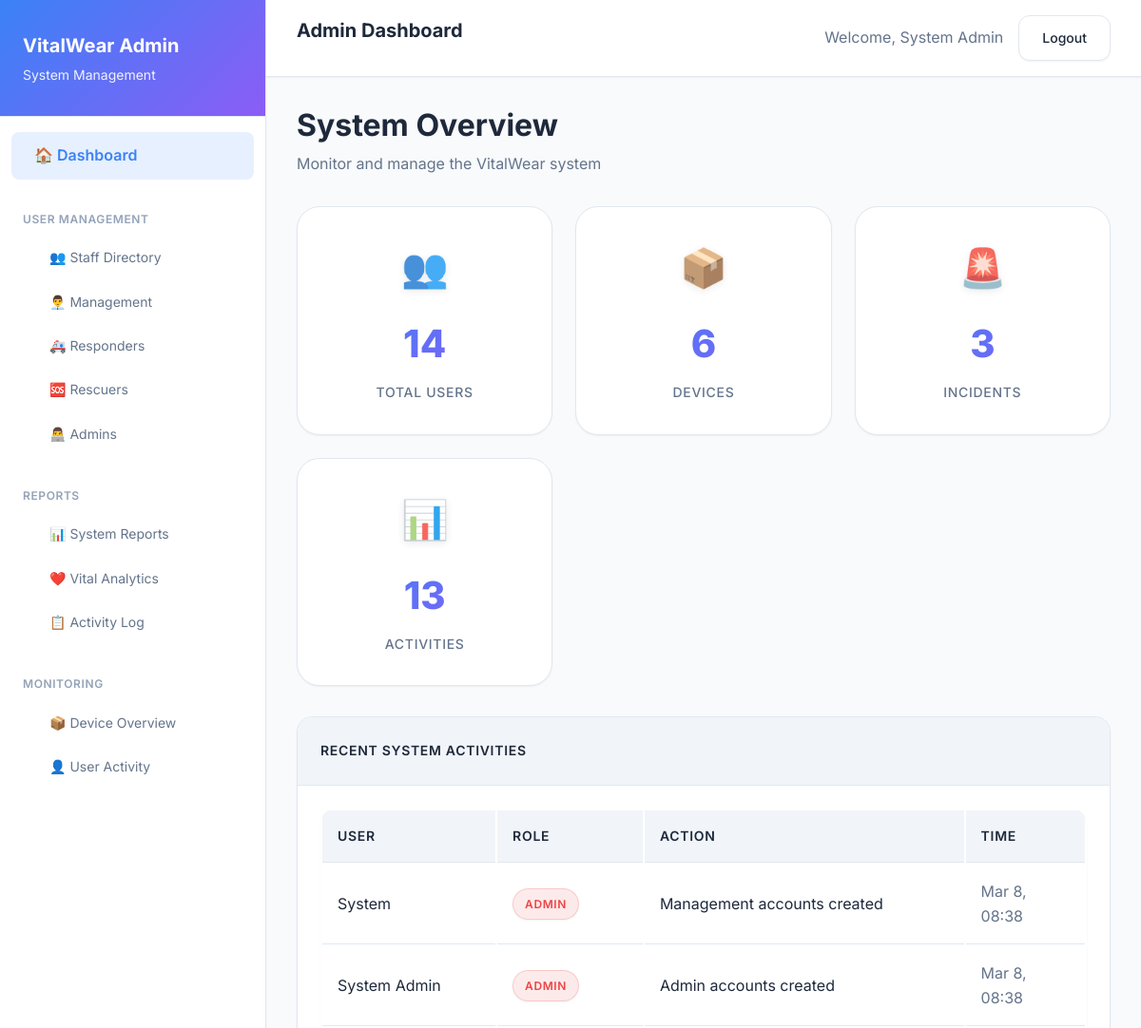
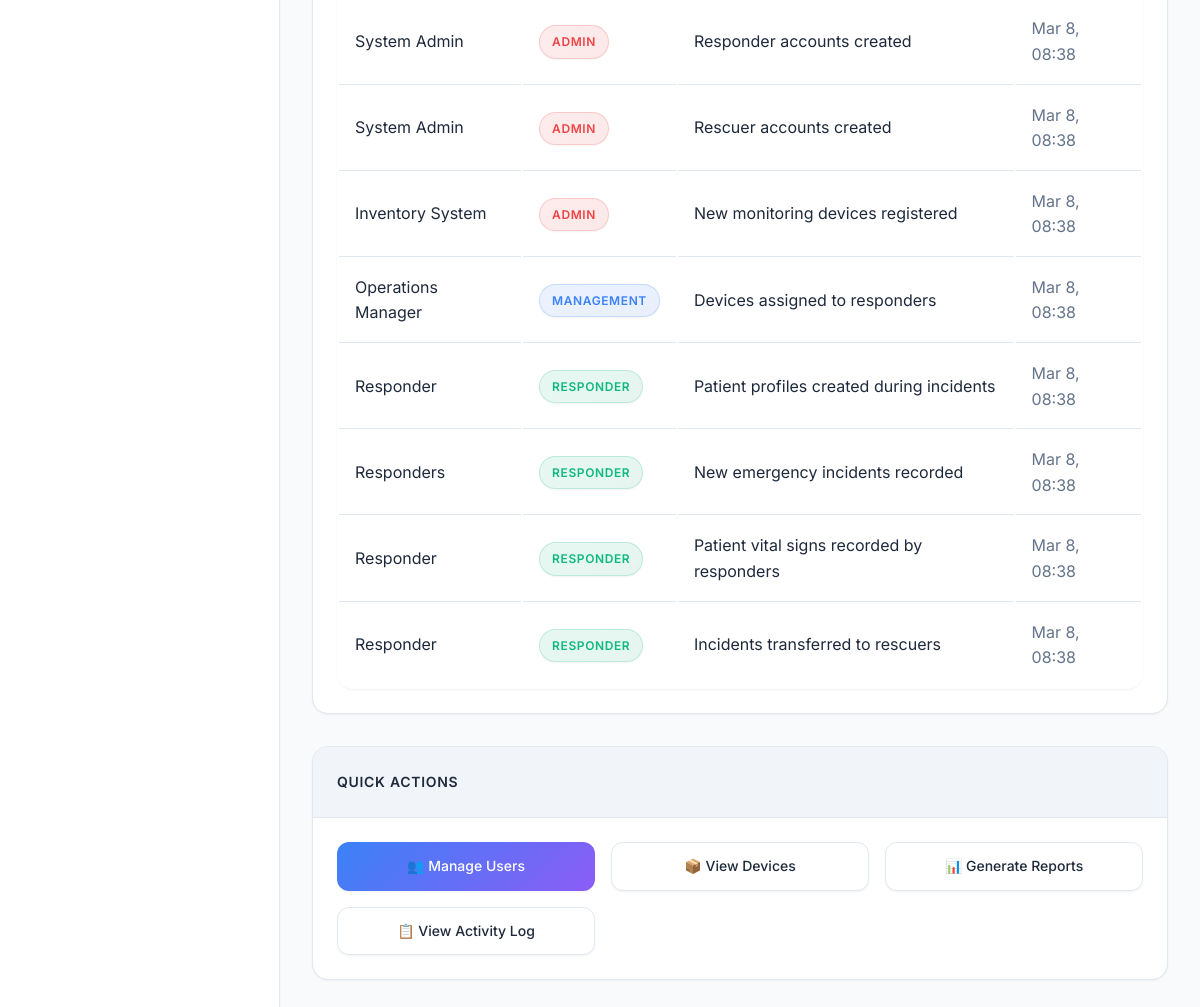
The app's page /roles/admin/dashboard.php (signed in) with its own data (2 pictures, top to bottom).
### tables this page shows
CREATE TABLE IF NOT EXISTS activity_log (
    activity_id INT PRIMARY KEY AUTO_INCREMENT,
    user_name VARCHAR(100) DEFAULT NULL,
    user_role ENUM('admin','responder','rescuer','management') DEFAULT NULL,
    action_type VARCHAR(100) DEFAULT NULL,
    module VARCHAR(50) DEFAULT NULL,
    description TEXT DEFAULT NULL,
    created_at TIMESTAMP NOT NULL DEFAULT CURRENT_TIMESTAMP
);

### roles/admin/dashboard.php (the view, shortened to what this page needs)
<?php
$conn = getDBConnection();
$total_users = 0;
$total_devices = 0;
$total_incidents = 0;
$total_activities = 0;
$result = $conn->query("SELECT COUNT(*) as count FROM admin");
if ($result) $total_users += $result->fetch_assoc()['count'];
$result = $conn->query("SELECT COUNT(*) as count FROM management");
if ($result) $total_users += $result->fetch_assoc()['count'];
$result = $conn->query("SELECT COUNT(*) as count FROM responder");
if ($result) $total_users += $result->fetch_assoc()['count'];
$result = $conn->query("SELECT COUNT(*) as count FROM rescuer");
if ($result) $total_users += $result->fetch_assoc()['count'];
$result = $conn->query("SELECT COUNT(*) as count FROM device");
if ($result) $total_devices = $result->fetch_assoc()['count'];
$result = $conn->query("SELECT COUNT(*) as count FROM incident");
if ($result) $total_incidents = $result->fetch_assoc()['count'];
$result = $conn->query("SELECT COUNT(*) as count FROM activity_log");
if ($result) $total_activities = $result->fetch_assoc()['count'];
$recent_activities = [];
$result = $conn->query("SELECT * FROM activity_log ORDER BY created_at DESC LIMIT 10");
if ($result) {
    while ($row = $result->fetch_assoc()) {
        $recent_activities[] = $row;
    }
}
?>
<!DOCTYPE html>
<html lang="en">
<head>
    <link rel="stylesheet" href="../../assets/css/admin.css">
</head>
<body>
    <div class="admin-layout">
        <aside class="admin-sidebar">
            <div class="sidebar-header">
                <div class="sidebar-title">VitalWear Admin</div>
                <div class="sidebar-subtitle">System Management</div>
            </div>
            <nav class="nav-menu">
                <div class="nav-group">
                    <a href="dashboard.php" class="nav-item active">
                        🏠 Dashboard
                    </a>
                </div>
                <div class="nav-group">
                    <div class="nav-group-title">User Management</div>
                    <div class="nav-group-items">
                        <a href="users.php" class="nav-item">
                            👥 Staff Directory
                        </a>
                        <a href="users/view_management.php" class="nav-item">
                            👨‍💼 Management
                        </a>
                        <a href="users/view_responders.php" class="nav-item">
                            🚑 Responders
                        </a>
                        <a href="users/view_rescuers.php" class="nav-item">
                            🆘 Rescuers
                        </a>
                        <a href="users/view_admins.php" class="nav-item">
                            👨‍💻 Admins
                        </a>
                    </div>
                </div>
                <div class="nav-group">
                    <div class="nav-group-title">Reports</div>
                    <div class="nav-group-items">
                        <a href="system_reports.php" class="nav-item">
                            📊 System Reports
                        </a>
                        <a href="vitals_analytics.php" class="nav-item">
                            ❤️ Vital Analytics
                        </a>
                        <a href="audit_log.php" class="nav-item">
                            📋 Activity Log
                        </a>
                    </div>
                </div>
                <div class="nav-group">
                    <div class="nav-group-title">Monitoring</div>
                    <div class="nav-group-items">
                        <a href="device_incidents.php" class="nav-item">
                            📦 Device Overview
                        </a>
                        <a href="vitals.php" class="nav-item">
                            👤 User Activity
                        </a>
                    </div>
                </div>
            </nav>
        </aside>
        <main class="admin-main">
            <header class="navbar">
                <div>
                    <h1 class="navbar-brand">Admin Dashboard</h1>
                </div>
                <div class="navbar-actions">
                    <span class="text-muted">Welcome, <?php echo htmlspecialchars($_SESSION['user_name']); ?></span>
                    <a href="/VitalWear-1/api/auth/logout.php" class="btn btn-secondary">Logout</a>
                </div>
            </header>
            <div class="content">
                <div class="content-header">
                    <h1 class="content-title">System Overview</h1>
                    <p class="content-subtitle">Monitor and manage the VitalWear system</p>
                </div>
                <div class="metrics-grid">
                    <div class="metric-card">
                        <div class="metric-icon">👥</div>
                        <div class="metric-value"><?php echo number_format($total_users); ?></div>
                        <div class="metric-label">Total Users</div>
                    </div>
                    <div class="metric-card">
                        <div class="metric-icon">📦</div>
                        <div class="metric-value"><?php echo number_format($total_devices); ?></div>
                        <div class="metric-label">Devices</div>
                    </div>
                    <div class="metric-card">
                        <div class="metric-icon">🚨</div>
                        <div class="metric-value"><?php echo number_format($total_incidents); ?></div>
                        <div class="metric-label">Incidents</div>
                    </div>
                    <div class="metric-card">
                        <div class="metric-icon">📊</div>
                        <div class="metric-value"><?php echo number_format($total_activities); ?></div>
                        <div class="metric-label">Activities</div>
                    </div>
                </div>
                <div class="card">
                    <div class="card-header">
                        Recent System Activities
                    </div>
                    <div class="card-body">
                        <?php if (!empty($recent_activities)): ?>
                            <div class="table">
                                <table>
                                    <thead>
                                        <tr>
                                            <th>User</th>
                                            <th>Role</th>
                                            <th>Action</th>
                                            <th>Time</th>
                                        </tr>
                                    </thead>
                                    <tbody>
                                        <?php foreach ($recent_activities as $activity): ?>
                                        <tr>
                                            <td><?php echo htmlspecialchars($activity['user_name'] ?? 'System'); ?></td>
                                            <td>
                                                <span class="badge badge-<?php echo $activity['user_role']; ?>">
                                                    <?php echo htmlspecialchars(ucfirst($activity['user_role'])); ?>
                                                </span>
                                            </td>
                                            <td><?php echo htmlspecialchars($activity['description']); ?></td>
                                            <td>
                                                <span class="text-muted">
                                                    <?php echo date('M j, H:i', strtotime($activity['created_at'])); ?>
                                                </span>
                                            </td>
                                        </tr>
                                        <?php endforeach; ?>
                                    </tbody>
                                </table>
                            </div>
                        <?php else: ?>
                            <div class="text-center text-muted">
                                <p>No recent activities found.</p>
                            </div>
                        <?php endif; ?>
                    </div>
                </div>
                <div class="card" style="margin-top: 2rem;">
                    <div class="card-header">
                        Quick Actions
                    </div>
                    <div class="card-body">
                        <div style="display: grid; grid-template-columns: repeat(auto-fit, minmax(200px, 1fr)); gap: 1rem;">
                            <a href="users.php" class="btn btn-primary">
                                👥 Manage Users
                            </a>
                            <a href="device_incidents.php" class="btn btn-secondary">
                                📦 View Devices
                            </a>
                            <a href="system_reports.php" class="btn btn-secondary">
                                📊 Generate Reports
                            </a>
                            <a href="audit_log.php" class="btn btn-secondary">
                                📋 View Activity Log
                            </a>
                        </div>
                    </div>
                </div>
            </div>
        </main>
    </div>
</body>
</html>

### records on screen
activity_log: user_name "System", user_role "ADMIN", description "Management accounts created", created_at "Mar 8, 08:38"
activity_log: user_name "System Admin", user_role "ADMIN", description "Admin accounts created", created_at "Mar 8, 08:38"
activity_log: user_name "System Admin", user_role "ADMIN", description "Responder accounts created", created_at "Mar 8, 08:38"
activity_log: user_name "System Admin", user_role "ADMIN", description "Rescuer accounts created", created_at "Mar 8, 08:38"
activity_log: user_name "Inventory System", user_role "ADMIN", description "New monitoring devices registered", created_at "Mar 8, 08:38"
activity_log: user_name "Operations Manager", user_role "MANAGEMENT", description "Devices assigned to responders", created_at "Mar 8, 08:38"
activity_log: user_name "Responder", user_role "RESPONDER", description "Patient profiles created during incidents", created_at "Mar 8, 08:38"
activity_log: user_name "Responders", user_role "RESPONDER", description "New emergency incidents recorded", created_at "Mar 8, 08:38"
activity_log: user_name "Responder", user_role "RESPONDER", description "Patient vital signs recorded by responders", created_at "Mar 8, 08:38"
activity_log: user_name "Responder", user_role "RESPONDER", description "Incidents transferred to rescuers", created_at "Mar 8, 08:38"

### other values on screen
$_SESSION['user_name'] "System Admin"
$total_users "14"
$total_devices "6"
$total_incidents "3"
$total_activities "13"
